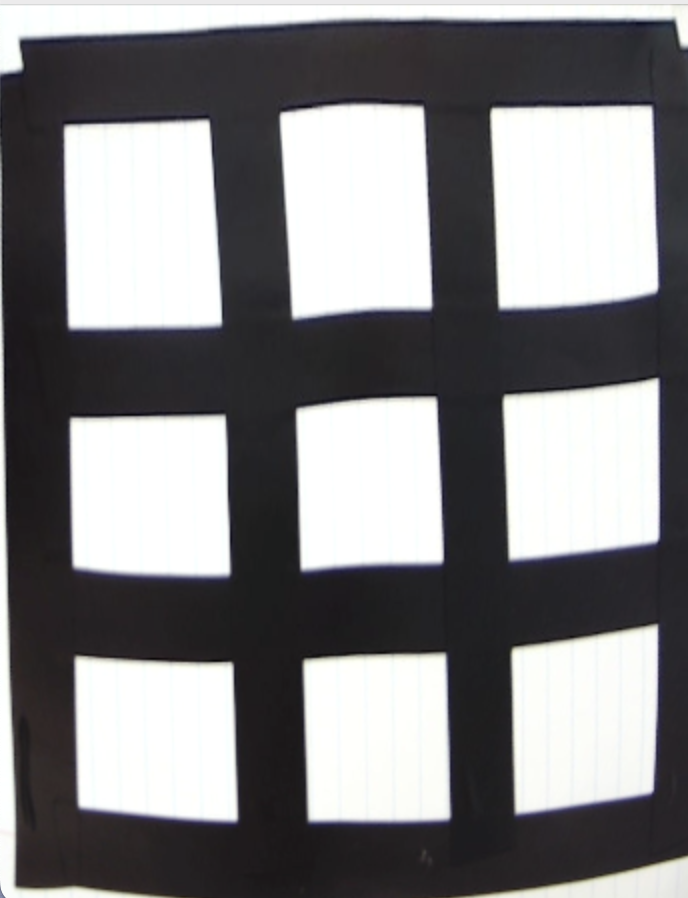
#> input picture Three_in_a_row/Research/squares.jpg, 688 x 898 px
$ jupyter execute test.ipynb   (older library calls are emulated)
#> lines starting #> are read from the running program, lines starting #| are printed output that depends on the picture; after the words box and inside, x2 and y2 are one past the last pixel; in counts of white or black regions, pixels touching at a corner belong together
[cell 1]
import cv2
import numpy as np

# Load the image
img = cv2.imread('squares.jpg')
#> img is the input picture: shape (898, 688, 3); mean B, G, R 132.2, 130.5, 131.1

# Convert the image to grayscale
gray = cv2.cvtColor(img, cv2.COLOR_BGR2GRAY)

# Adjust the Canny edge detection thresholds
low_threshold = 50
high_threshold = 150
edges = cv2.Canny(gray, low_threshold, high_threshold, apertureSize=3)
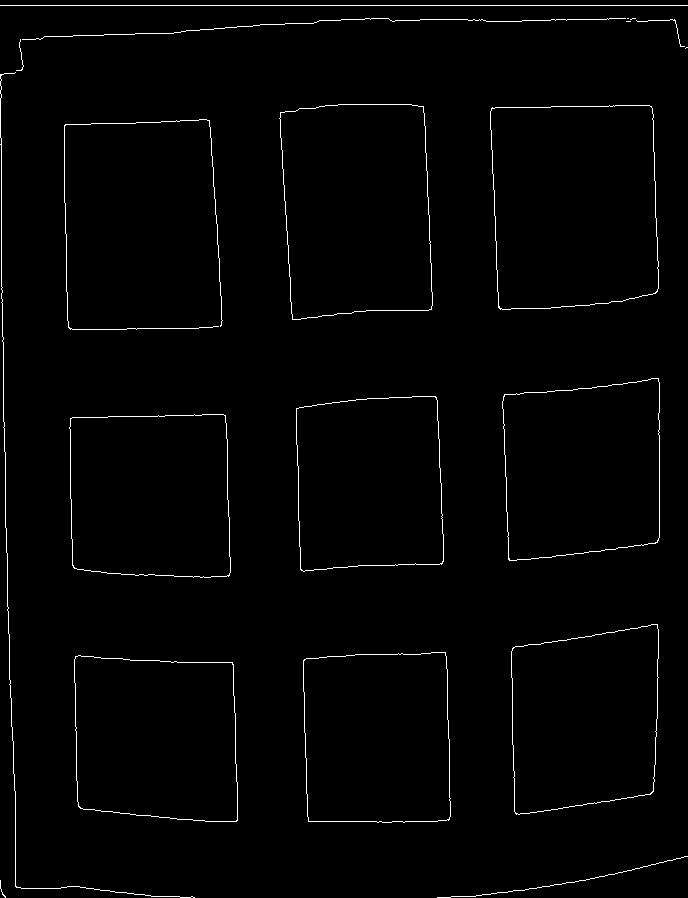
#> edges: shape (898, 688); 1.4% white in thin lines or dots

# Find contours in the image
contours, hierarchy = cv2.findContours(edges, cv2.RETR_EXTERNAL, cv2.CHAIN_APPROX_SIMPLE)
#> contours = 20 contours, 12 with area under 20; largest, box (x1, y1, x2, y2) and area: (490, 105, 659, 310) 31884, (279, 104, 433, 320) 29549, (502, 378, 660, 561) 25287, (69, 414, 231, 578) 24860, (74, 655, 238, 822) 24840, (511, 624, 659, 815) 24126, (303, 652, 451, 823) 23826, (296, 396, 444, 572) 23658

# Initialize an empty list to store the coordinates of the squares
squares = []

# Loop through the contours
for cnt in contours:
        # Approximate the contour with a polygon
        approx = cv2.approxPolyDP(cnt, 0.01 * cv2.arcLength(cnt, True), True)
        # If the polygon has four vertices and is convex, it could be a rectangle
        if len(approx) == 4 and cv2.isContourConvex(approx):
            # Calculate the bounding box of the polygon
            x, y, w, h = cv2.boundingRect(approx)
            # Draw a green rectangle around the rectangle
            cv2.rectangle(img, (x, y), (x + w, y + h), (0, 255, 0), 2)

            # Add the coordinates of the rectangle to the list
            squares.append((x, y, x+w, y+h))
#> this loop made 20 passes
#> (approx, x, y, w, h) on passes 3, 4, 5, 6, 7, 8, 10, 11: ([[75, 656], [78, 806], [236, 821], [232, 662]], 75, 656, 162, 166), ([[445, 652], [303, 660], [308, 821], [449, 819]], 303, 652, 147, 170), ([[657, 624], [512, 648], [516, 814], [653, 791]], 512, 624, 146, 191), ([[225, 415], [70, 418], [74, 568], [229, 575]], 70, 415, 160, 161), ([[435, 396], [296, 408], [301, 570], [442, 563]], 296, 396, 147, 175), ([[658, 378], [504, 394], [509, 560], [657, 542]], 504, 378, 155, 183), ([[651, 106], [491, 108], [500, 309], [657, 291]], 491, 106, 167, 204), ([[280, 112], [292, 319], [431, 309], [423, 106]], 280, 106, 152, 214)
#> approx on passes 2, 12, 15, 18, 19, 20: [[687, 856], [574, 882], [437, 897], [574, 882]], [[4, 73], [15, 886], [194, 897], [15, 885]], [[626, 21], [630, 21]], [[627, 18], [628, 18]], [[625, 18], [22, 39]], [[0, 5], [687, 5]]
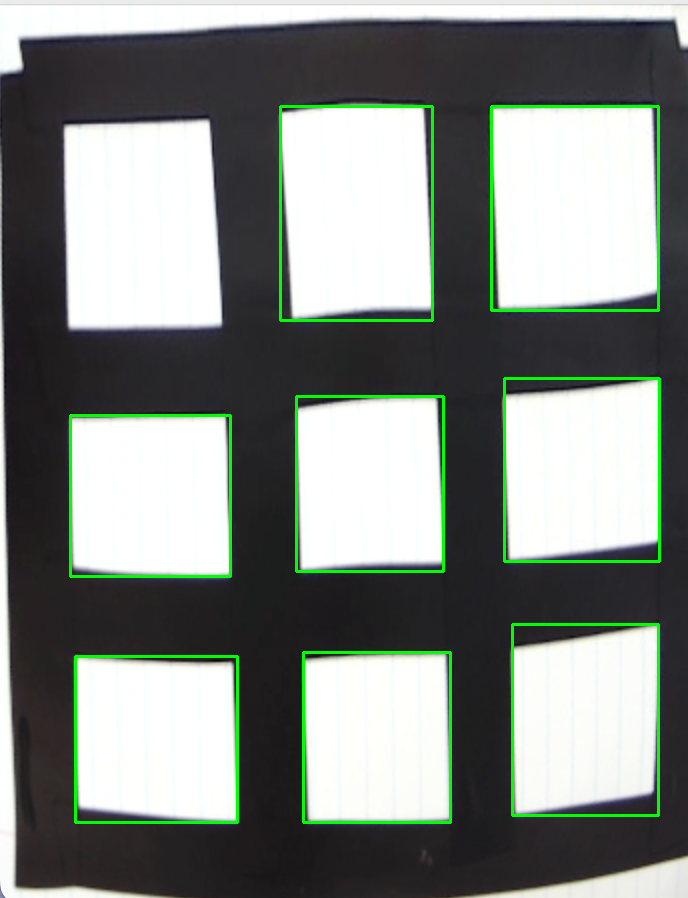
#> img: shape (898, 688, 3); 2.62% of pixels changed, all inside (x1, y1, x2, y2) = (69, 105, 661, 824)
#> after the loop, squares = [(75, 656, 237, 822), (303, 652, 450, 822), (512, 624, 658, 815), (70, 415, 230, 576), (296, 396, 443, 571), (504, 378, 659, 561), (491, 106, 658, 310), (280, 106, 432, 320)]

# Sort the squares from left to right and top to bottom
squares = sorted(squares, key=lambda x: (x[1], x[0]))
#> squares = [(280, 106, 432, 320), (491, 106, 658, 310), (504, 378, 659, 561), (296, 396, 443, 571), (70, 415, 230, 576), (512, 624, 658, 815), (303, 652, 450, 822), (75, 656, 237, 822)]

# Initialize a 3x3 grid of zeros to represent the tic tac toe board
board = np.zeros((3, 3), dtype=np.int)

# Loop through the squares and fill in the corresponding cell of the grid
for i, square in enumerate(squares):
    row = i // 3
    col = i % 3
    x1, y1, x2, y2 = square
    # Draw a green rectangle around the square
    cv2.rectangle(img, (x1, y1), (x2, y2), (0, 255, 0), 2)
    # Add the square to the grid
    board[row, col] = 1 if i % 2 == 0 else 2
#> this loop made 8 passes
#> (row, col, x1, y1, x2, y2) on passes 1 to 8: (0, 0, 280, 106, 432, 320), (0, 1, 491, 106, 658, 310), (0, 2, 504, 378, 659, 561), (1, 0, 296, 396, 443, 571), (1, 1, 70, 415, 230, 576), (1, 2, 512, 624, 658, 815), (2, 0, 303, 652, 450, 822), (2, 1, 75, 656, 237, 822)
#> after the loop, board = [[1, 2, 1], [2, 1, 2], [1, 2, 0]]

# Print the grid
print(board)
#| [[1 2 1]
#|  [2 1 2]
#|  [1 2 0]]

# Display the image
cv2.imshow('Squares', img)
cv2.waitKey(0)
cv2.destroyAllWindows()
